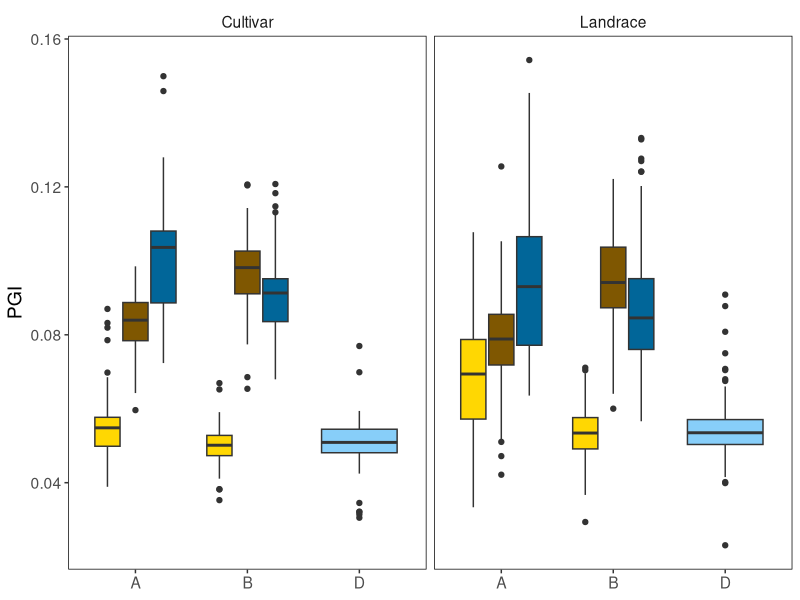

Write R code to recreate this figure.
## ---- chunk 1
knitr::opts_chunk$set(eval = T,echo = F,include = T, warning = F,message = F)
# eval 代码要不要执行
# echo 代码要不要输出
# include 图要不要输出
# warning 警告要不要输出
# message 默认信息要不要输出(如bins=30)
library(tidyverse)
library(RColorBrewer)
## ---- chunk 2
tablePGI <- read.delim("PGI100SNPwindow_50Step.BySub.thresh0.5.txt")
tablePGI$P3 <- factor(tablePGI$P3, levels = c("WE","DE","FT","AT"))
## ---- chunk 3
colBySubspeciesP3<- c("#ffd702","#7f5701","#016699","#87cef9")
ggplot(tablePGI, aes(x=Sub, y=PGI, fill=P3))+
  geom_boxplot()+
  facet_grid(.~GroupBySubspecies)+
  scale_fill_manual(values = colBySubspeciesP3)+
  theme_classic()+
  theme(legend.position = "none", legend.title = element_blank(),
        panel.background = element_rect(fill="transparent"),
        # legend.text = element_text(size = 10),
        # legend.key.size = unit(1,"cm"),
        legend.background = element_rect(fill="transparent"),
        strip.background = element_blank(),
        axis.title.x = element_blank(),
        axis.line = element_blank(),
        text = element_text(size = 14),
        panel.border = element_rect(colour = "black",fill = "transparent"))
